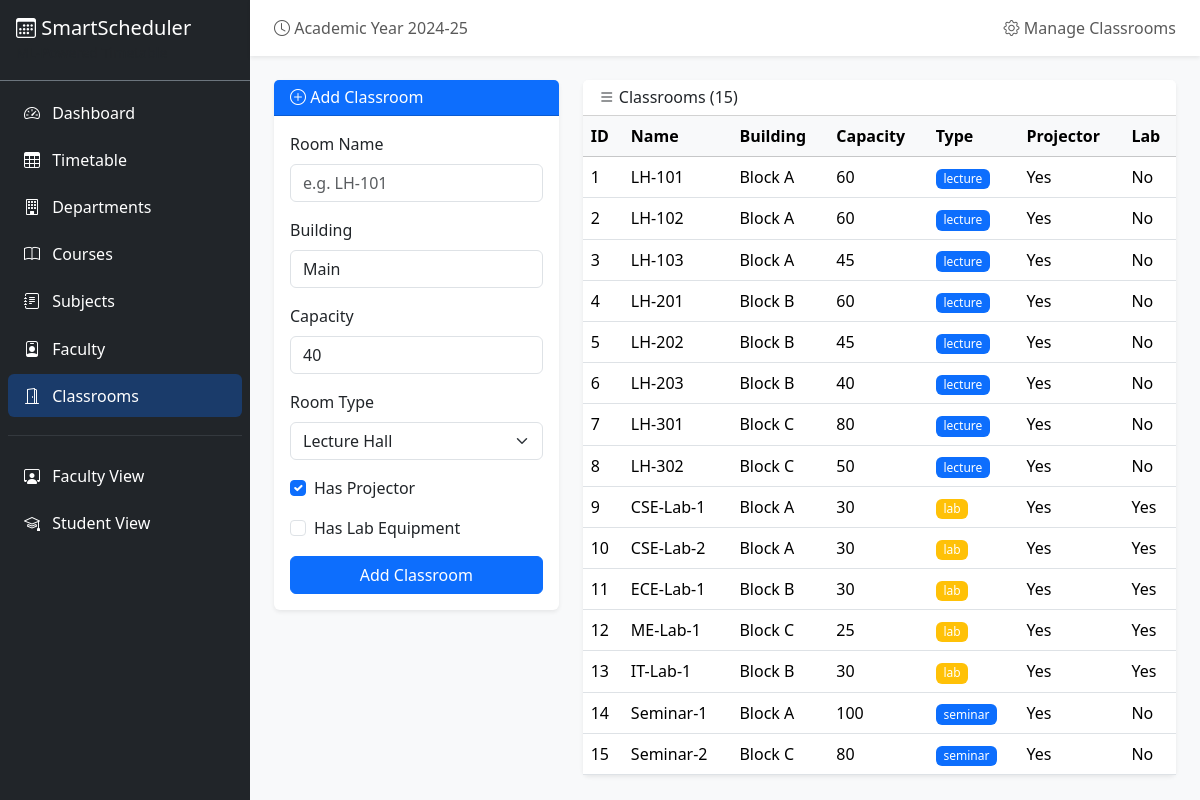
Screenshot of /admin/manage?entity=classrooms with the database file from the repository.
### database/models.py (models this page shows)
class Classroom(db.Model):
    __tablename__ = "classrooms"
    id = db.Column(db.Integer, primary_key=True)
    name = db.Column(db.String(50), nullable=False)
    building = db.Column(db.String(50), default="Main")
    capacity = db.Column(db.Integer, nullable=False)
    room_type = db.Column(db.String(20), default="lecture")  # lecture, lab, seminar
    has_projector = db.Column(db.Boolean, default=True)
    has_lab_equipment = db.Column(db.Boolean, default=False)
    is_available = db.Column(db.Boolean, default=True)
    created_at = db.Column(db.DateTime, default=datetime.utcnow)
    timetable_entries = db.relationship("TimetableEntry", backref="classroom", lazy=True)
    def to_dict(self):
        return {
            "id": self.id,
            "name": self.name,
            "building": self.building,
            "capacity": self.capacity,
            "room_type": self.room_type,
            "has_projector": self.has_projector,
            "has_lab_equipment": self.has_lab_equipment,
            "is_available": self.is_available,
        }

### routes/admin.py (the view)
@admin_bp.route("/manage")
def manage():
    entity = request.args.get("entity", "departments")
    items = []
    departments = []
    courses = []
    if entity == "departments":
        items = [d.to_dict() for d in Department.query.all()]
    elif entity == "courses":
        items = [c.to_dict() for c in Course.query.all()]
        departments = [d.to_dict() for d in Department.query.all()]
    elif entity == "subjects":
        items = [s.to_dict() for s in Subject.query.all()]
        courses = [c.to_dict() for c in Course.query.all()]
    elif entity == "faculty":
        items = [f.to_dict() for f in Faculty.query.all()]
        departments = [d.to_dict() for d in Department.query.all()]
    elif entity == "classrooms":
        items = [c.to_dict() for c in Classroom.query.all()]
    elif entity == "students":
        items = [s.to_dict() for s in Student.query.all()]
        courses = [c.to_dict() for c in Course.query.all()]
    return render_template("admin/manage.html", entity=entity, items=items, departments=departments, courses=courses)

### templates/admin/manage.html (shortened to what this page needs)
{% extends "base.html" %}
{% block page_title %}<i class="bi bi-gear"></i> Manage {{ entity|title }}{% endblock %}
{% block content %}
<div class="row">
    <div class="col-md-4">
        <div class="card border-0 shadow-sm mb-4">
            <div class="card-header bg-primary text-white">
                <h6 class="mb-0"><i class="bi bi-plus-circle"></i> Add {{ entity[:-1]|title if entity.endswith('s') else entity|title }}</h6>
            </div>
            <div class="card-body">
                {% if entity == 'departments' %}
                <form action="{{ url_for('admin.add_department') }}" method="POST">
                    <div class="mb-3">
                        <label class="form-label">Department Name</label>
                        <input type="text" name="name" class="form-control" required placeholder="e.g. Computer Science">
                    </div>
                    <div class="mb-3">
                        <label class="form-label">Code</label>
                        <input type="text" name="code" class="form-control" required placeholder="e.g. CSE" maxlength="10">
                    </div>
                    <button type="submit" class="btn btn-primary w-100">Add Department</button>
                </form>
                {% elif entity == 'classrooms' %}
                <form action="{{ url_for('admin.add_classroom') }}" method="POST">
                    <div class="mb-3">
                        <label class="form-label">Room Name</label>
                        <input type="text" name="name" class="form-control" required placeholder="e.g. LH-101">
                    </div>
                    <div class="mb-3">
                        <label class="form-label">Building</label>
                        <input type="text" name="building" class="form-control" value="Main">
                    </div>
                    <div class="mb-3">
                        <label class="form-label">Capacity</label>
                        <input type="number" name="capacity" class="form-control" value="40" min="1">
                    </div>
                    <div class="mb-3">
                        <label class="form-label">Room Type</label>
                        <select name="room_type" class="form-select">
                            <option value="lecture">Lecture Hall</option>
                        </select>
                    </div>
                    <div class="mb-3 form-check">
                        <input type="checkbox" name="has_projector" class="form-check-input" id="hasProj" checked>
                        <label class="form-check-label" for="hasProj">Has Projector</label>
                    </div>
                    <div class="mb-3 form-check">
                        <input type="checkbox" name="has_lab_equipment" class="form-check-input" id="hasLab">
                        <label class="form-check-label" for="hasLab">Has Lab Equipment</label>
                    </div>
                    <button type="submit" class="btn btn-primary w-100">Add Classroom</button>
                </form>
                {% endif %}
            </div>
        </div>
    </div>
    <div class="col-md-8">
        <div class="card border-0 shadow-sm">
            <div class="card-header bg-white d-flex justify-content-between align-items-center">
                <h6 class="mb-0"><i class="bi bi-list"></i> {{ entity|title }} ({{ items|length }})</h6>
            </div>
            <div class="card-body p-0">
                <div class="table-responsive">
                    <table class="table table-hover mb-0">
                        {% if entity == 'departments' %}
                        <thead class="table-light">
                            <tr><th>ID</th><th>Name</th><th>Code</th><th>Actions</th></tr>
                        </thead>
                        <tbody>
                            {% for item in items %}
                            <tr>
                                <td>{{ item.id }}</td>
                                <td>{{ item.name }}</td>
                                <td><span class="badge bg-primary">{{ item.code }}</span></td>
                                <td>
                                    <form action="{{ url_for('admin.delete_department', dept_id=item.id) }}" method="POST" class="d-inline">
                                        <button class="btn btn-sm btn-outline-danger" onclick="return confirm('Delete?')">
                                            <i class="bi bi-trash"></i>
                                        </button>
                                    </form>
                                </td>
                            </tr>
                            {% endfor %}
                        </tbody>
                        {% elif entity == 'classrooms' %}
                        <thead class="table-light">
                            <tr><th>ID</th><th>Name</th><th>Building</th><th>Capacity</th><th>Type</th><th>Projector</th><th>Lab</th></tr>
                        </thead>
                        <tbody>
                            {% for item in items %}
                            <tr>
                                <td>{{ item.id }}</td>
                                <td>{{ item.name }}</td>
                                <td>{{ item.building }}</td>
                                <td>{{ item.capacity }}</td>
                                <td><span class="badge {{ 'bg-warning' if item.room_type == 'lab' else 'bg-primary' }}">{{ item.room_type }}</span></td>
                                <td>{{ 'Yes' if item.has_projector else 'No' }}</td>
                                <td>{{ 'Yes' if item.has_lab_equipment else 'No' }}</td>
                            </tr>
                            {% endfor %}
                        </tbody>
                        {% endif %}
                    </table>
                </div>
            </div>
        </div>
    </div>
</div>
{% endblock %}

### static/css/style.css (style rules this page uses)
.badge { font-weight: 500; }
.card { transition: box-shadow 0.2s; }

### rows the page displays
Classroom: id "1", name "LH-101", building "Block A", capacity "60", room_type "lecture", has_projector "Yes", has_lab_equipment "No"
Classroom: id "2", name "LH-102", building "Block A", capacity "60", room_type "lecture", has_projector "Yes", has_lab_equipment "No"
Classroom: id "3", name "LH-103", building "Block A", capacity "45", room_type "lecture", has_projector "Yes", has_lab_equipment "No"
Classroom: id "4", name "LH-201", building "Block B", capacity "60", room_type "lecture", has_projector "Yes", has_lab_equipment "No"
Classroom: id "5", name "LH-202", building "Block B", capacity "45", room_type "lecture", has_projector "Yes", has_lab_equipment "No"
Classroom: id "6", name "LH-203", building "Block B", capacity "40", room_type "lecture", has_projector "Yes", has_lab_equipment "No"
Classroom: id "7", name "LH-301", building "Block C", capacity "80", room_type "lecture", has_projector "Yes", has_lab_equipment "No"
Classroom: id "8", name "LH-302", building "Block C", capacity "50", room_type "lecture", has_projector "Yes", has_lab_equipment "No"
Classroom: id "9", name "CSE-Lab-1", building "Block A", capacity "30", room_type "lab", has_projector "Yes", has_lab_equipment "Yes"
Classroom: id "10", name "CSE-Lab-2", building "Block A", capacity "30", room_type "lab", has_projector "Yes", has_lab_equipment "Yes"
Classroom: id "11", name "ECE-Lab-1", building "Block B", capacity "30", room_type "lab", has_projector "Yes", has_lab_equipment "Yes"
Classroom: id "12", name "ME-Lab-1", building "Block C", capacity "25", room_type "lab", has_projector "Yes", has_lab_equipment "Yes"
Classroom: id "13", name "IT-Lab-1", building "Block B", capacity "30", room_type "lab", has_projector "Yes", has_lab_equipment "Yes"
Classroom: id "14", name "Seminar-1", building "Block A", capacity "100", room_type "seminar", has_projector "Yes", has_lab_equipment "No"
Classroom: id "15", name "Seminar-2", building "Block C", capacity "80", room_type "seminar", has_projector "Yes", has_lab_equipment "No"

### other values shown
{{ entity|title }} "Classrooms"
{{ entity[:-1]|title if entity.endswith('s') else entity|title }} "Classroom"
{{ items|length }} "15"
